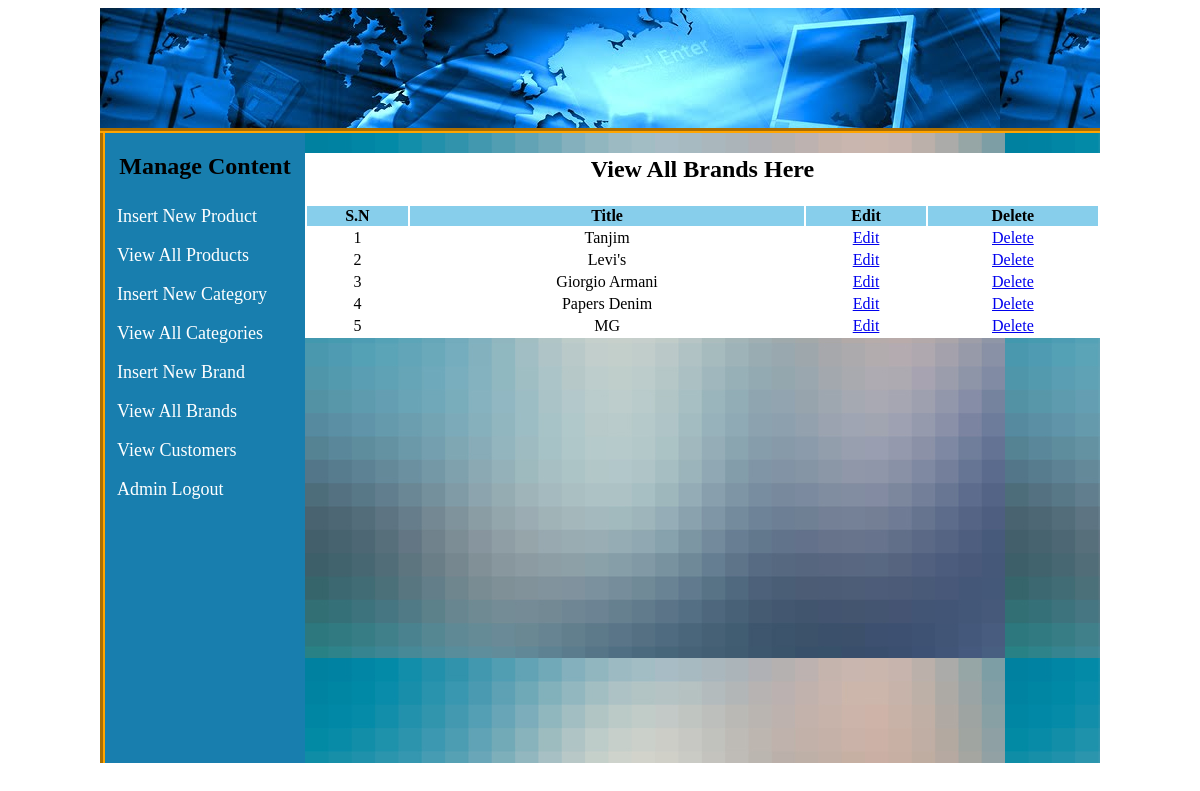
/project/admin/index.php?view_brands (signed in), run on the app's committed database.
### tables this page shows
CREATE TABLE `brands` (
  `brand_id` int(20) NOT NULL,
  `brand_title` text NOT NULL
);

### project/admin/view/view_brands.php (the view)
<html>
<body>
    <table width="795" align="center" bgcolor="white">
        <tr align="center">
            <td colspan="6"><h2>View All Brands Here</h2></td>
        </tr>
        <tr align="center" bgcolor="skyblue">
            <th>S.N</th>
            <th>Title</th>
            <th>Edit</th>
            <th>Delete</th>
        </tr>
        <?php
        include("controller/db.php");
        $get_brand = "select * from brands";
        $run_brand = mysqli_query($connection, $get_brand);
        $i = 0;
        while ($row_brand=mysqli_fetch_array($run_brand)){
            $brand_id = $row_brand['brand_id'];
            $brand_title = $row_brand['brand_title'];
            $i++;
        ?>
        <tr align="center">
            <td><?php echo $i;?></td>
            <td><?php echo $brand_title;?></td>
            <td><a href="index.php?edit_brand=<?php echo $brand_id; ?>">Edit</a></td>
            <td><a href="view/delete_cat.php?brand_id=<?php echo $brand_id;?>">Delete</a></td>
        </tr>
        <?php } ?>
    </table>
</body>
</html>

### project/admin/res/styles/styles.css (style rules this page uses)
body { background:white; }

### data on the page
brands: brand_title "Tanjim"
brands: brand_title "Levi's"
brands: brand_title "Giorgio Armani"
brands: brand_title "Papers Denim"
brands: brand_title "MG"
